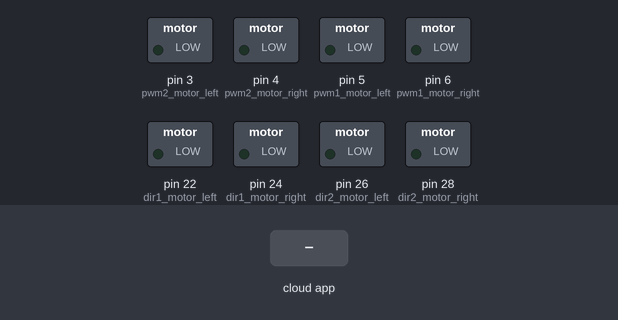
Bench run of a sketch on a simulated Arduino Mega 2560, built with avr-gcc and run on an emulated ATmega2560. On the bench: switched loads named in the sketch (green lamp = pin HIGH). The inputs (shaded band) are chosen by the test bench. The ROS host is connected and sends only what is stated.

Above: at 1.2 s.
1.3 s: the phone or cloud app sets int_topic_1 to 0
At 2.5 s:
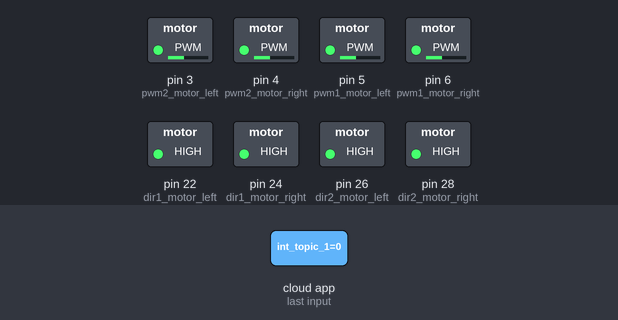
2.8 s: the phone or cloud app sets int_topic_2 to 0
At 4.8 s:
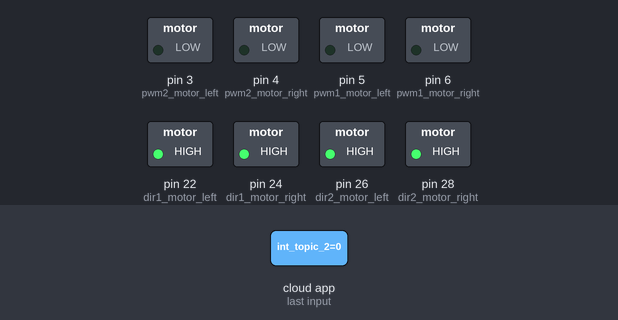
5.8 s: the phone or cloud app sets int_topic_1 to 45
At 8.4 s:
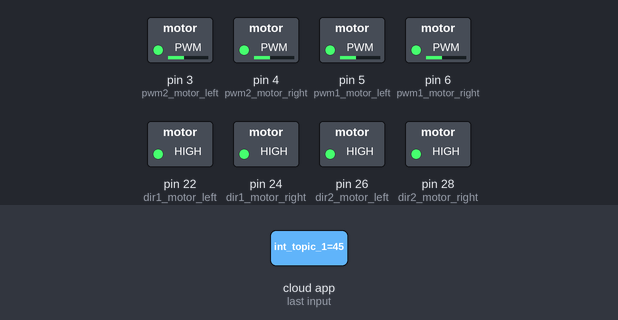
8.8 s: the phone or cloud app sets int_topic_2 to 45
At 10.6 s:
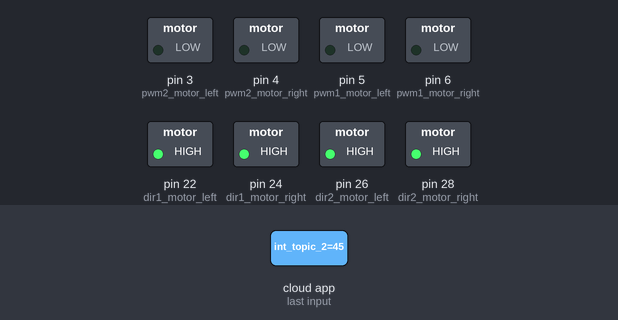
Timing chart, 0 to 12.1 s (numbered marks = the images above; inputs shaded):
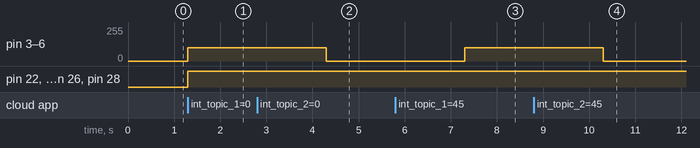

Measured:
- after the input at 1.3 s, pin 3 (pwm2_motor_left), pin 4 (pwm2_motor_right), pin 5 (pwm1_motor_left), pin 6 (pwm1_motor_right): 0/255 → 100/255 at once; pin 22 (dir1_motor_left), pin 24 (dir1_motor_right), pin 26 (dir2_motor_left), pin 28 (dir2_motor_right): LOW → HIGH at once
- after the input at 2.8 s, pin 3 (pwm2_motor_left), pin 4 (pwm2_motor_right), pin 5 (pwm1_motor_left), pin 6 (pwm1_motor_right): 100/255 → 0/255 after 1.5 s
- after the input at 5.8 s, pin 3 (pwm2_motor_left), pin 4 (pwm2_motor_right), pin 5 (pwm1_motor_left), pin 6 (pwm1_motor_right): 0/255 → 100/255 after 1.5 s
- after the input at 8.8 s, pin 3 (pwm2_motor_left), pin 4 (pwm2_motor_right), pin 5 (pwm1_motor_left), pin 6 (pwm1_motor_right): 100/255 → 0/255 after 1.5 s

The sketch:

5topics_hello.ino
```cpp
#include <ros.h>
#include <std_msgs/Int32.h>
#include <std_msgs/Float32.h>

int pwm1_motor_right=6;                //pwm mottor right connect to AN2 at MDS10
int pwm1_motor_left=5;                 //pwm mottor left connect to AN1 at MDS10
int dir1_motor_right=24;                //dir1ection mottor right connect to DIG2 at MDS10
int dir1_motor_left=22;                 //dir11ection mottor left connect to DIG1 at MDS10
int pwm2_motor_right=4;                //pwm mottor right connect to AN2 at MDS10
int pwm2_motor_left=3;                 //pwm mottor left connect to AN1 at MDS10
int dir2_motor_right=28;                //dir1ection mottor right connect to DIG2 at MDS10
int dir2_motor_left=26;

// Define the callback functions for each subscriber
void int_callback1(const std_msgs::Int32& msg) {
  // Do something with the received message from int_topic_1
  //digitalWrite(13, HIGH-digitalRead(13));   // blink the led
  analogWrite(pwm1_motor_right,100);
  analogWrite(pwm1_motor_left,100);
  analogWrite(pwm2_motor_right,100);
  analogWrite(pwm2_motor_left,100);
  digitalWrite(dir1_motor_right,HIGH);
  digitalWrite(dir1_motor_left,HIGH);
  digitalWrite(dir2_motor_right,HIGH);
  digitalWrite(dir2_motor_left,HIGH);
  delay(3000);
}

void int_callback2(const std_msgs::Int32& msg) {
  // Do something with the received message from int_topic_2
    analogWrite(pwm1_motor_right,0);
  analogWrite(pwm1_motor_left,0);
  analogWrite(pwm2_motor_right,0);
  analogWrite(pwm2_motor_left,0);
  digitalWrite(dir1_motor_right,HIGH);
  digitalWrite(dir1_motor_left,HIGH);
  digitalWrite(dir2_motor_right,HIGH);
  digitalWrite(dir2_motor_left,HIGH);
  delay(3000);
}

void float_callback1(const std_msgs::Float32& msg) {
  // Do something with the received message from float_topic_1
}

void float_callback2(const std_msgs::Float32& msg) {
  // Do something with the received message from float_topic_2
}

void float_callback3(const std_msgs::Float32& msg) {
  // Do something with the received message from float_topic_3
}


// Define the ROS node handle and the subscriber objects
ros::NodeHandle nh;
ros::Subscriber<std_msgs::Int32> int_sub1("int_topic_1", int_callback1);
ros::Subscriber<std_msgs::Int32> int_sub2("int_topic_2", int_callback2);
ros::Subscriber<std_msgs::Float32> float_sub1("float_topic_1", float_callback1);
ros::Subscriber<std_msgs::Float32> float_sub2("float_topic_2", float_callback2);
ros::Subscriber<std_msgs::Float32> float_sub3("float_topic_3", float_callback3);


void setup() {
  // Initialize the ROS node
      Serial.begin(57600);
  pinMode(24,OUTPUT);
  pinMode(5,OUTPUT);
  pinMode(6,OUTPUT);
  pinMode(22,OUTPUT);
  pinMode(28,OUTPUT);
  pinMode(3,OUTPUT);
  pinMode(4,OUTPUT);
  pinMode(26,OUTPUT);
  nh.initNode();

  // Subscribe to each topic
  nh.subscribe(int_sub1);
  nh.subscribe(int_sub2);
  nh.subscribe(float_sub1);
  nh.subscribe(float_sub2);
  nh.subscribe(float_sub3);

}

void loop() {
  // Handle incoming ROS messages
  nh.spinOnce();

  // Do other stuff here...
}
```
